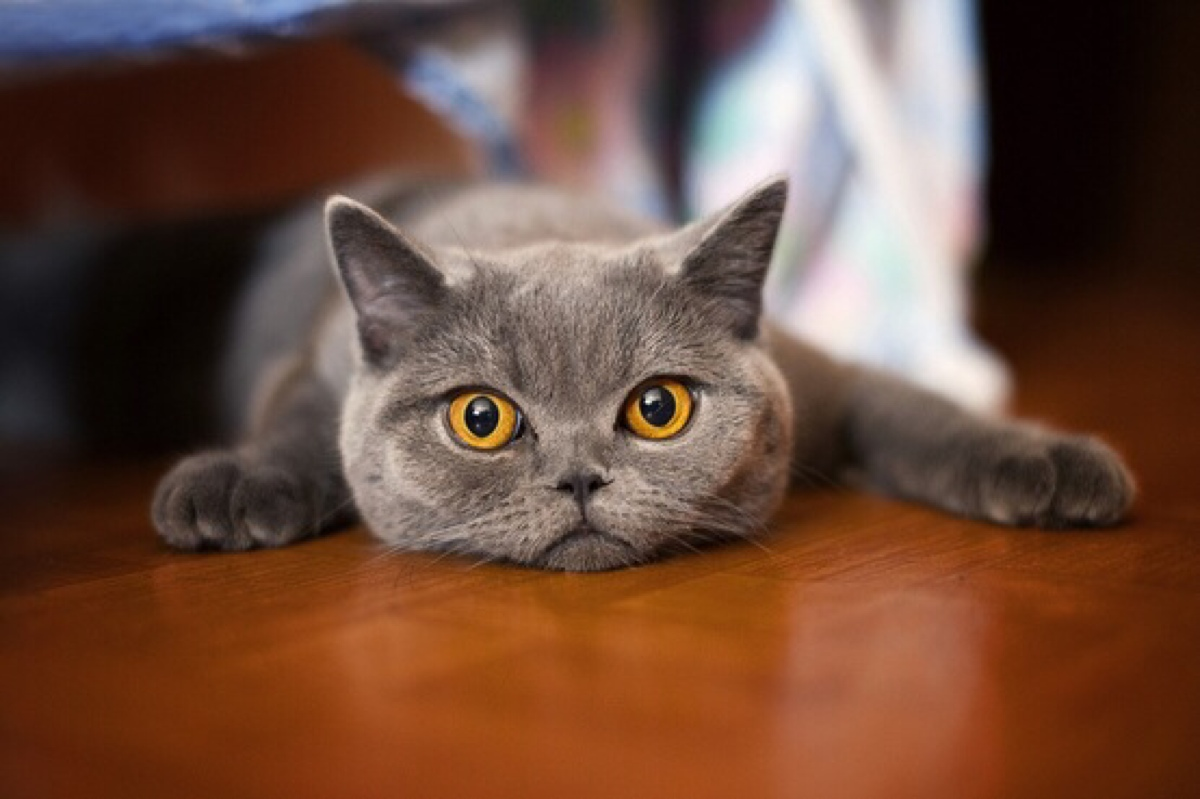
#> input picture Image/cat.jpeg, 1200 x 799 px
$ jupyter execute --allow-errors image_algorithm.ipynb   (shell and % lines are left out)   (older library calls are emulated)
#> lines starting #> are read from the running program, lines starting #| are printed output that depends on the picture
[cell 1]
import imageio
import matplotlib.pyplot as plt
import warnings
import matplotlib.cbook
#> (the rest of this cell did not finish here and is left out)

#> (a cell that did not finish here is left out)

[cell 3]
import numpy as np
gray = lambda rgb : np.dot(rgb[... , :3], [0.299, 0.587, 0.114])
#> (the rest of this cell did not finish here and is left out)

[cell 4]
gamma = 0.9
#> (the rest of this cell did not finish here and is left out)

[cell 5]
from scipy.signal import convolve2d
def Convolution(image, kernel):
    conv_bucket = []
    for d in range(image.ndim):
        conv_channel = convolve2d(image[:,:,d], kernel, mode='same', boundary='symm')
        conv_bucket.append(conv_channel)
    return np.stack(conv_bucket, axis=2).astype('uint8')
kernel_sizes = [9,15,30,60]
fig, axs = plt.subplots(nrows = 1, ncols = len(kernel_sizes), figsize=(15,15));
#> (the rest of this cell did not finish here and is left out)

[cell 6]
import os
from PIL import Image
import re
#> (the rest of this cell did not finish here and is left out)

#> (a cell that did not finish here is left out)

[cell 8]
from skimage import color
from skimage import exposure
import numpy as np
import imageio
import matplotlib.pyplot as plt

pic_cat = imageio.imread('../Image/cat.jpeg')
#> pic_cat is the input picture: shape (799, 1200, 3); mean R, G, B 109.2, 75.4, 59.4
plt.figure(figsize = (5,5))
plt.imshow(pic_cat)
plt.axis('off')

[cell 9]
img = color.rgb2gray(pic_cat)
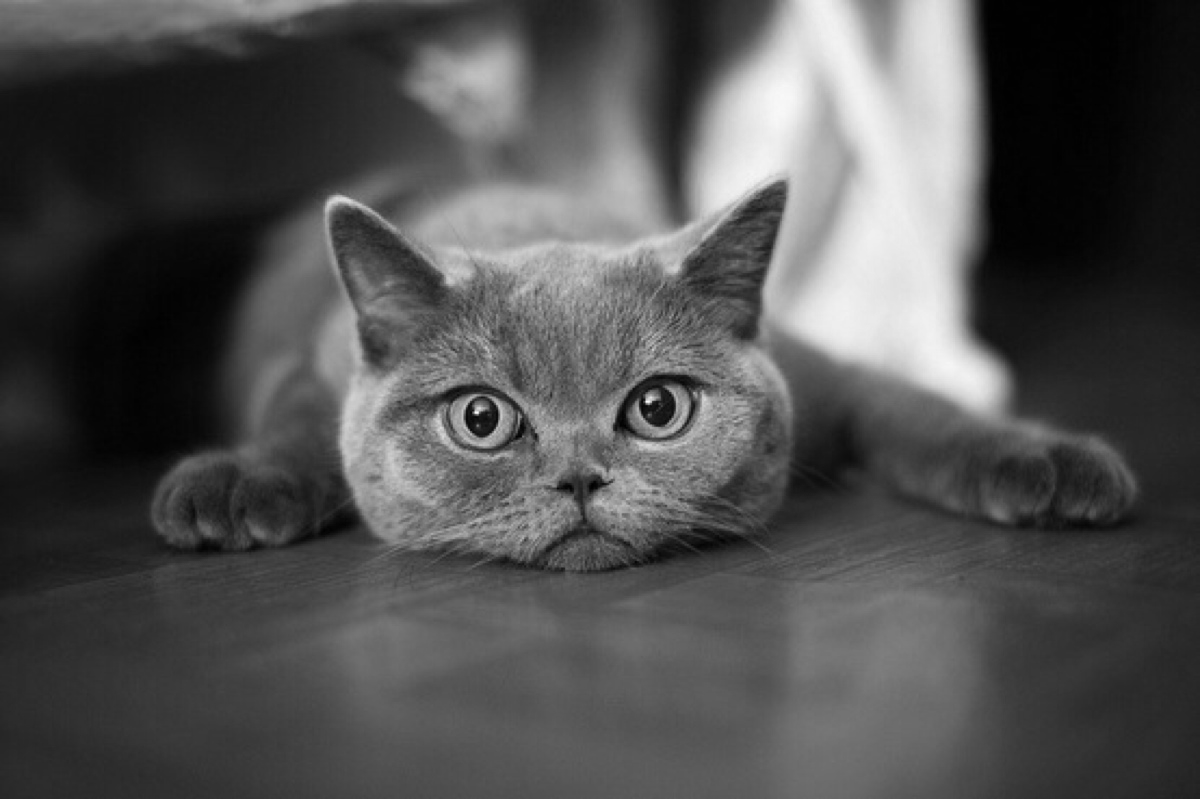
#> img: shape (799, 1200) float64; min 0.00333, max 0.979, mean 0.319
kernel = np.array([[-1,-1,-1],
                   [-1,8,1],
                   [-1,-1,-1]])
edges = convolve2d(img, kernel, mode='valid')
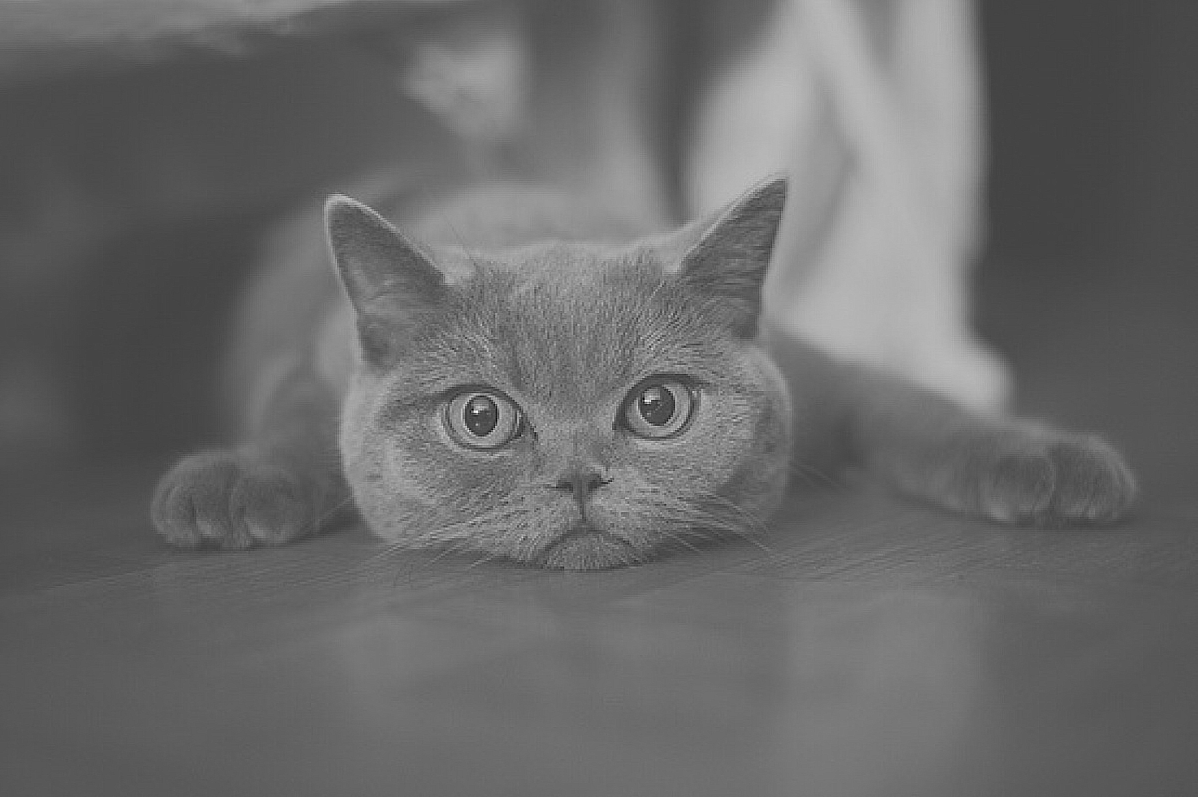
#> edges: shape (797, 1198) float64; min -1.11, max 3.09, mean 0.639; drawn with min black and max white
edges_equalized=exposure.equalize_adapthist(edges/np.max(np.abs(edges)), clip_limit =0.03)
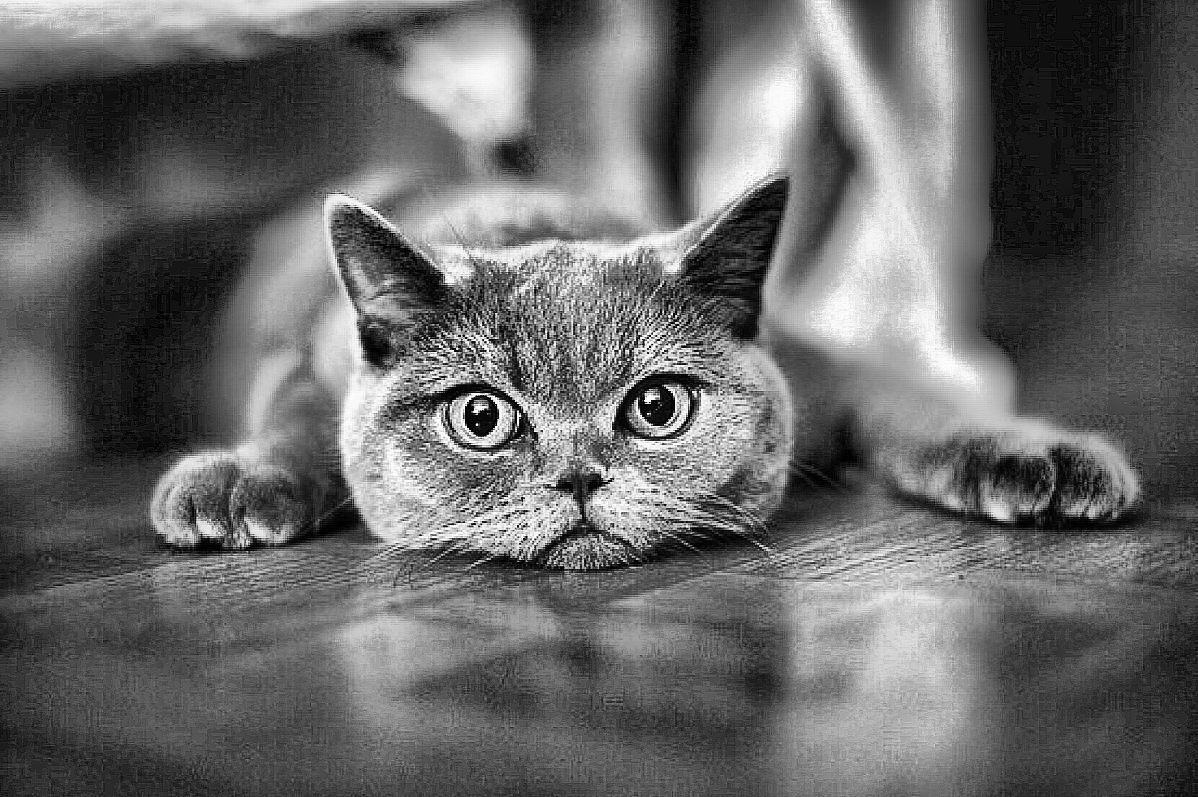
#> edges_equalized: shape (797, 1198) float64; min 0, max 1, mean 0.409
plt.figure(figsize=(5,5))
plt.imshow(edges_equalized, cmap='gray')
plt.axis('off')
